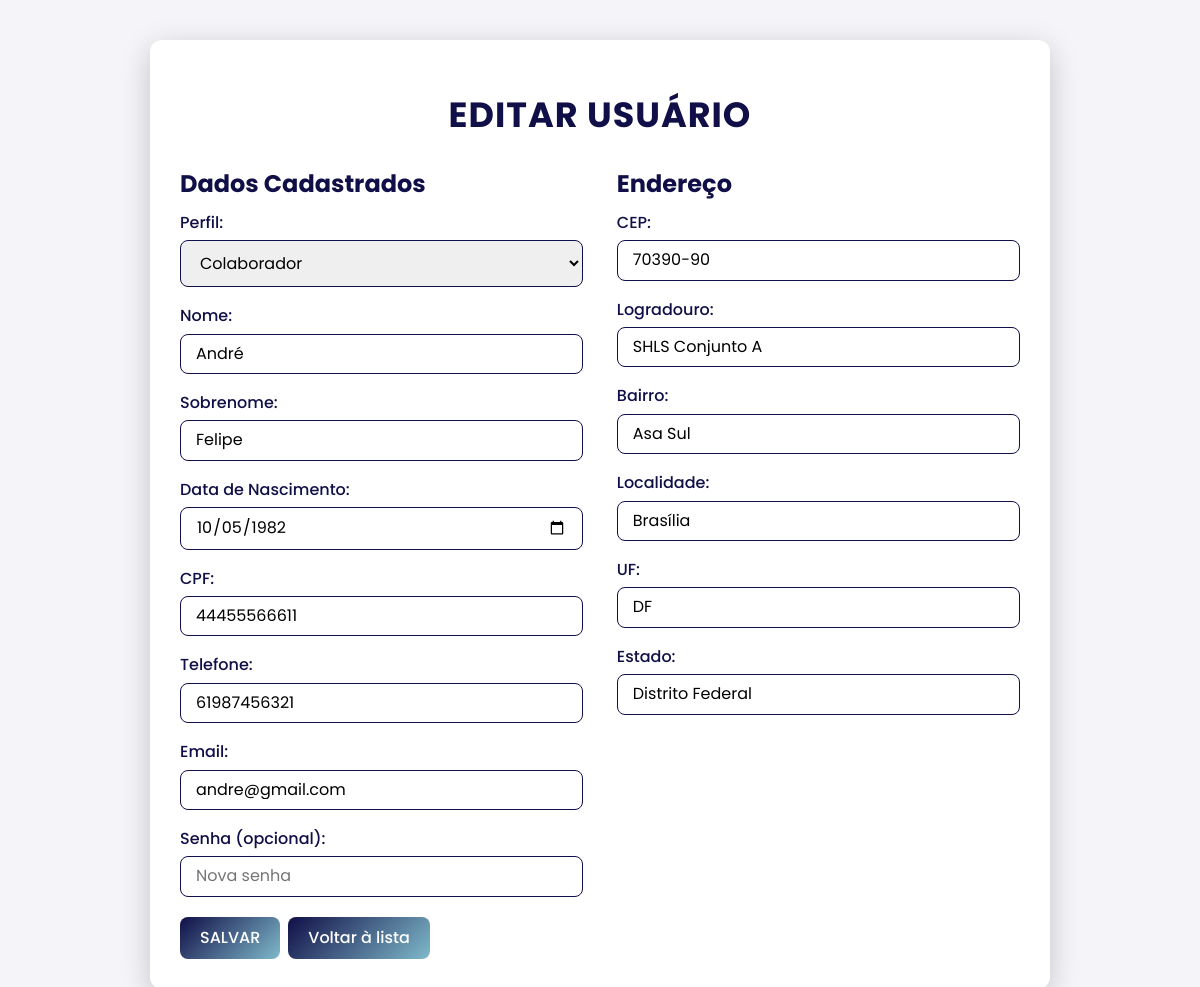
The page /crud/public/editar_usuario.php?id=6 on the database its author committed.
### tables this page shows
CREATE TABLE `usuarios` (
  `id` int(11) NOT NULL,
  `nome` varchar(100) NOT NULL,
  `sobrenome` varchar(100) NOT NULL,
  `cpf` varchar(14) NOT NULL,
  `telefone` varchar(15) NOT NULL,
  `email` varchar(100) NOT NULL,
  `senha` varchar(255) NOT NULL,
  `criado_em` timestamp NOT NULL DEFAULT current_timestamp(),
  `perfil_id` int(11) NOT NULL,
  `data_nascimento` date DEFAULT NULL
);

CREATE TABLE `enderecos` (
  `id` int(11) NOT NULL,
  `usuario_id` int(11) DEFAULT NULL,
  `cep` varchar(10) NOT NULL,
  `logradouro` varchar(255) NOT NULL,
  `bairro` varchar(100) NOT NULL,
  `localidade` varchar(100) NOT NULL,
  `uf` char(2) NOT NULL,
  `estado` varchar(100) NOT NULL
);

### crud/controllers/UsuarioController.php (called while the page is built, shortened)
<?php
require_once '../models/Usuario.php';
require_once '../models/Endereco.php';
class UsuarioController
{
    private $usuario;
    private $endereco;
    public function __construct($db)
    {
        $this->usuario = new Usuario($db);
        $this->endereco = new Endereco($db);
    }
    public function read($id)
    {
        try {
            $usuario = $this->usuario->read($id);
            try {
                $endereco = $this->endereco->buscarEnderecoPorUsuarioId($id);
            } catch (Exception $e) {
                $endereco = null;
            }
            return [
                'usuario' => $usuario,
                'endereco' => $endereco
            ];
        } catch (Exception $e) {
            error_log('Erro ao ler usuário: ' . $e->getMessage());
            throw new Exception("Falha ao buscar o usuário: " . $e->getMessage());
        }
    }
}
?>

### crud/models/Usuario.php (called while the page is built, shortened)
<?php
class Usuario
{
    private $conn;
    private $table_name = 'usuarios';
    public function __construct($db)
    {
        $this->conn = $db;
    }
    public function read($id)
    {
        $sql = "SELECT * FROM " . $this->table_name . " WHERE id = ?";
        $stmt = $this->conn->prepare($sql);
        $stmt->bind_param("i", $id);
        $stmt->execute();
        $result = $stmt->get_result();
        if ($result->num_rows > 0) {
            return $result->fetch_assoc();
        }
        return null;
    }
}
?>

### crud/models/Endereco.php (called while the page is built, shortened)
<?php
class Endereco
{
    private $conn;
    public function __construct($db)
    {
        $this->conn = $db;
    }
    public function buscarEnderecoPorUsuarioId($usuario_id)
    {
        $query = "SELECT * FROM enderecos WHERE usuario_id = ?";
        $stmt = $this->conn->prepare($query);
        $stmt->bind_param('i', $usuario_id);
        $stmt->execute();
        $result = $stmt->get_result();
        $endereco = $result->fetch_assoc();
        return $endereco;
    }
}
?>

### crud/public/editar_usuario.php (the view, shortened to what this page needs)
<?php
require_once '../controllers/UsuarioController.php';
require_once '../controllers/EnderecoController.php';
$db = new DataBase();
$conn = $db->getConnection();
$usuarioController = new UsuarioController($conn);
$usuario_id = isset($_GET['id']) ? (int) $_GET['id'] : 0;
try {
    $data = $usuarioController->read($usuario_id);
    $usuario = $data['usuario'];
    $endereco = $data['endereco'];
} catch (Exception $e) {
    $message = ["type" => "error", "text" => "Erro: " . $e->getMessage()];
}
?>
<!DOCTYPE html>
<html lang="pt-BR">
<head>
    <link rel="stylesheet" href="https://cdnjs.cloudflare.com/ajax/libs/normalize/8.0.1/normalize.min.css">
    <link rel="stylesheet" href="../../css/editar_usuario.css">
</head>
<body>
    <div class="container">
        <h1>Editar Usuário</h1>
        <form action="" method="POST">
            <div class="form-columns">
                <div class="form-section">
                    <h2>Dados Cadastrados</h2>
                    <div class="input-group">
                        <label>Perfil:</label>
                        <select name="perfil_id">
                            <option value="1" <?php echo $usuario['perfil_id'] == 1 ? 'selected' : ''; ?>>Colaborador
                            </option>
                        </select>
                    </div>
                    <div class="input-group">
                        <label>Nome:</label>
                        <input type="text" name="nome" value="<?php echo htmlspecialchars($usuario['nome']); ?>"
                            required>
                    </div>
                    <div class="input-group">
                        <label>Sobrenome:</label>
                        <input type="text" name="sobrenome"
                            value="<?php echo htmlspecialchars($usuario['sobrenome']); ?>" required>
                    </div>
                    <div class="input-group">
                        <label>Data de Nascimento:</label>
                        <input type="date" name="data_nascimento" value="<?php echo $usuario['data_nascimento']; ?>"
                            required>
                    </div>
                    <div class="input-group">
                        <label>CPF:</label>
                        <input type="text" name="cpf" value="<?php echo htmlspecialchars($usuario['cpf']); ?>" required>
                    </div>
                    <div class="input-group">
                        <label>Telefone:</label>
                        <input type="text" name="telefone" value="<?php echo htmlspecialchars($usuario['telefone']); ?>"
                            required>
                    </div>
                    <div class="input-group">
                        <label>Email:</label>
                        <input type="email" name="email" value="<?php echo htmlspecialchars($usuario['email']); ?>"
                            required>
                    </div>
                    <div class="input-group">
                        <label>Senha (opcional):</label>
                        <input type="password" name="senha" placeholder="Nova senha">
                    </div>
                </div>
                <div class="form-section">
                    <h2>Endereço</h2>
                    <div class="input-group">
                        <label>CEP:</label>
                        <input type="text" name="cep" id="cep"
                            value="<?php echo htmlspecialchars($endereco['cep'] ?? ''); ?>" required>
                    </div>
                    <div class="input-group">
                        <label>Logradouro:</label>
                        <input type="text" name="logradouro" id="logradouro"
                            value="<?php echo htmlspecialchars($endereco['logradouro'] ?? ''); ?>" required>
                    </div>
                    <div class="input-group">
                        <label>Bairro:</label>
                        <input type="text" name="bairro" id="bairro"
                            value="<?php echo htmlspecialchars($endereco['bairro'] ?? ''); ?>" required>
                    </div>
                    <div class="input-group">
                        <label>Localidade:</label>
                        <input type="text" name="localidade" id="localidade"
                            value="<?php echo htmlspecialchars($endereco['localidade'] ?? ''); ?>" required>
                    </div>
                    <div class="input-group">
                        <label>UF:</label>
                        <input type="text" name="uf" id="uf"
                            value="<?php echo htmlspecialchars($endereco['uf'] ?? ''); ?>" required>
                    </div>
                    <div class="input-group">
                        <label>Estado:</label>
                        <input type="text" name="estado" id="estado"
                            value="<?php echo htmlspecialchars($endereco['estado'] ?? ''); ?>" required>
                    </div>
                </div>
            </div>
            <div class="form-buttons">
                <button type="submit">SALVAR</button>
                <a href="../../crud/views/painel_admin.php" class="back-link">Voltar à lista</a>
            </div>
        </form>
    </div>
</body>
</html>

### css/editar_usuario.css (style rules this page uses)
* { margin: 0; padding: 0; box-sizing: border-box; font-family: "Poppins", sans-serif; }
body { font-family: "Poppins", sans-serif; background-color: #f4f4f9; color: #100f47; margin: 0; display: flex; justify-content: center; align-items: center; min-height: 100vh; padding: 20px; }
.container { background-color: #ffffff; padding: 30px; border-radius: 12px; box-shadow: 0 8px 30px rgba(0, 0, 0, 0.2); max-width: 900px; width: 100%; margin: 20px auto; overflow: hidden; animation: fadeIn 1s ease-in-out; word-wrap: break-word; }
h1 { color: #100f47; width: 100%; padding: 15px; text-align: center; font-size: 35px; letter-spacing: 1px; text-transform: uppercase; margin: 10px 0 20px; }
h2 { font-size: 24px; color: #100f47; margin-bottom: 16px; }
.form-columns { display: flex; justify-content: space-between; gap: 20px; }
.form-section { flex: 1; max-width: 48%; }
label { font-weight: 500; margin-bottom: 8px; display: block; color: #100f47; }
input, select, textarea { width: 100%; padding: 10px 15px; border: 1px solid #100f47; border-radius: 8px; font-size: 16px; margin-bottom: 20px; transition: box-shadow 0.3s ease; }
.form-buttons { display: flex; justify-content: flex-start; align-items: center; gap: 8px; padding: 0; margin: 0; }
button, a { background: linear-gradient(135deg, #100f47, #7fb9ca); color: #ffffff; border: none; border-radius: 8px; padding: 12px 20px; font-size: 16px; font-weight: 500; cursor: pointer; text-align: center; transition: transform 0.3s ease, box-shadow 0.3s ease; text-decoration: none; display: inline-block; }

### rows shown on the page
usuarios: perfil_id "Colaborador", nome "André", sobrenome "Felipe", data_nascimento "10/05/1982", cpf "44455566611", telefone "61987456321", email "andre@gmail.com"
enderecos: cep "70390-90", logradouro "SHLS Conjunto A", bairro "Asa Sul", localidade "Brasília", uf "DF", estado "Distrito Federal"
